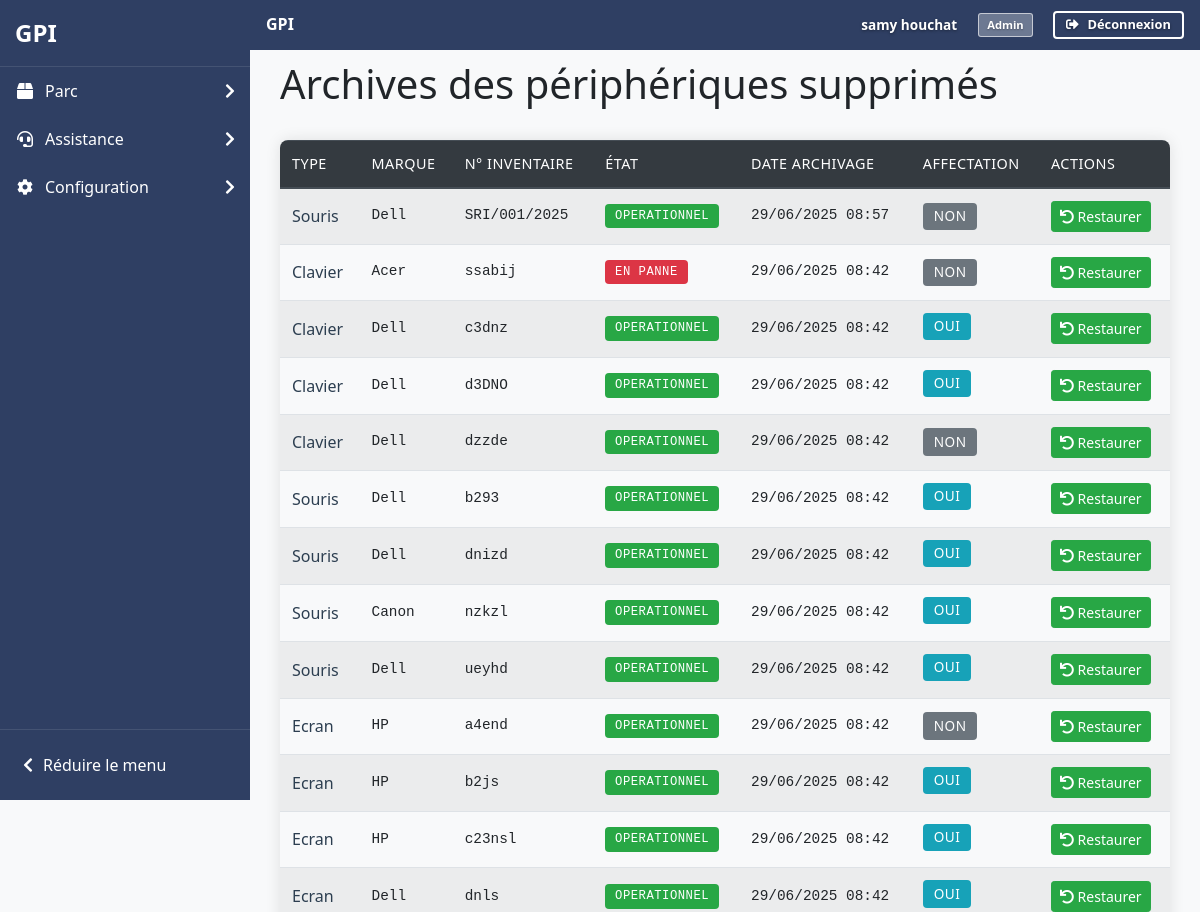
The page /pages/archives/archives_peripherique.php (signed in, upper part) on the database as committed earlier.
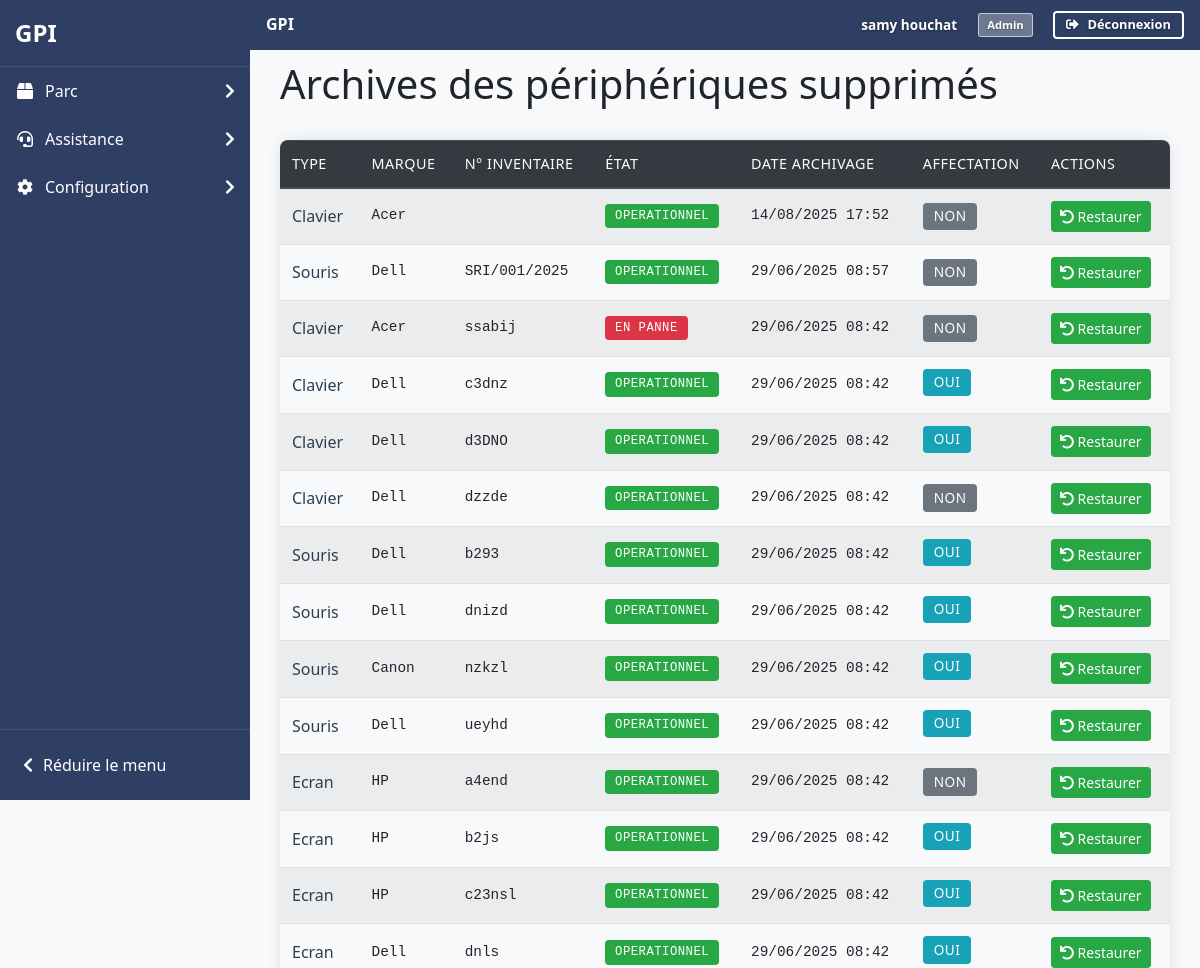
The same page on the database as committed later.
### tables this page shows
CREATE TABLE IF NOT EXISTS `archives_peripherique` (
  `id_archive` int NOT NULL AUTO_INCREMENT,
  `id_peripherique` int NOT NULL,
  `type` enum('Clavier','Souris','Ecran') NOT NULL,
  `id_marque` int NOT NULL,
  `nom_marque` varchar(255) DEFAULT NULL,
  `numero_inventaire` varchar(255) NOT NULL,
  `etat` enum('Operationnel','En panne') DEFAULT 'Operationnel',
  `date_ajout` datetime DEFAULT NULL,
  `supprime_le` datetime DEFAULT NULL,
  `est_affecte` tinyint(1) DEFAULT NULL,
  `date_archive` timestamp NOT NULL DEFAULT CURRENT_TIMESTAMP,
  PRIMARY KEY (`id_archive`)
);

CREATE TABLE IF NOT EXISTS `marque` (
  `id_marque` int NOT NULL AUTO_INCREMENT,
  `nom_marque` varchar(255) NOT NULL,
  PRIMARY KEY (`id_marque`),
  UNIQUE KEY `nom_marque` (`nom_marque`)
);

### pages/archives/archives_peripherique.php (the view, shortened to what this page needs)
<?php
require_once '../../includes/functions.php';
try {
    $pdo = connectDB();
    $stmt = $pdo->query("
        SELECT ap.*, m.nom_marque
        FROM archives_peripherique ap
        LEFT JOIN marque m ON ap.id_marque = m.id_marque
        ORDER BY date_archive DESC
    ");
    $archives = $stmt->fetchAll();
    echo '<div class="d-flex justify-content-between align-items-center mb-4">';
    echo '<h1>Archives des périphériques supprimés</h1>';
    echo '</div>';
    if (empty($archives)) {
        echo '<div class="alert alert-info">Aucun périphérique archivé.</div>';
    } else {
        echo '<div class="table-responsive">';
        echo '<table class="table table-striped">';
        echo '<thead class="thead-dark">';
        echo '<tr>';
        echo '<th>Type</th>';
        echo '<th>Marque</th>';
        echo '<th>N° Inventaire</th>';
        echo '<th>État</th>';
        echo '<th>Date archivage</th>';
        echo '<th>Affectation</th>';
        echo '<th>Actions</th>';
        echo '</tr>';
        echo '</thead>';
        echo '<tbody>';
        foreach ($archives as $archive) {
            echo '<tr>';
            echo '<td>' . htmlspecialchars($archive['type']) . '</td>';
            echo '<td>' . htmlspecialchars($archive['nom_marque']) . '</td>';
            echo '<td>' . htmlspecialchars($archive['numero_inventaire']) . '</td>';
            echo '<td><span class="badge badge-' . ($archive['etat'] === 'Operationnel' ? 'success' : 'danger') . '">' . htmlspecialchars($archive['etat']) . '</span></td>';
            echo '<td>' . date('d/m/Y H:i', strtotime($archive['date_archive'])) . '</td>';
            echo '<td><span class="badge badge-' . ($archive['est_affecte'] ? 'info' : 'secondary') . '">' . ($archive['est_affecte'] ? 'Oui' : 'Non') . '</span></td>';
            echo '<td>';
            echo '<form method="post" class="d-inline">';
            echo '<button type="submit" name="restaurer" class="btn btn-success btn-sm restore-btn">';
            echo '<i class="fas fa-undo"></i> Restaurer</button>';
            echo '</form>';
            echo '</td>';
            echo '</tr>';
        }
        echo '</tbody>';
        echo '</table>';
        echo '</div>';
    }
} catch (Exception $e) {
    echo '<div class="alert alert-danger">Erreur : ' . htmlspecialchars($e->getMessage()) . '</div>';
}
?>

Rows that differ between the two databases and show on the page:
added archives_peripherique: type "Clavier", id_marque.nom_marque "Acer", etat "OPERATIONNEL", date_archive "14/08/2025 17:52", est_affecte "NON"
